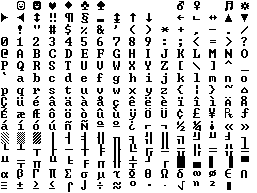
%> input picture ascii8x12.png, 257 x 193 px; its folder holds only this picture in this run
$ octave --eval "result = fn_readimg;"   (GNU Octave 9; MATLAB toolbox functions it lacks are replaced by stand-ins)
%> lines starting %> are read from the running program, lines starting %| are printed output that depends on the picture
### fn_ismemberstr.m
function c = fn_ismemberstr(a,b,doerrorflag)
%> called with a = 'READ'
%FN_ISMEMBERSTR Check whether string is part of a set of strings (faster than Matlab ismember)
%---
% function c = fn_ismemberstr(a,b[,'doerror'])
% ---
% Same as ismember(a,b), but faster!!, for cell arrays of strings only.
% For easier programming, the set of strings b can also be defined as a
% single string with sub-strings separated by commas.
%
% If no output argument is requested and flag 'doerror' is used, the
% function generates an error if any element of a does not match an element
% in b.

% Thomas Deneux
% Copyright 2007-2017

if ~iscell(a)
    a = {a};
end
if ~iscell(b)
    b = fn_strcut(b,',');
end
if nargin==3
    if ~strcmp(doerrorflag,'doerror') || nargout>0, error argument, end
    doerror = true;
else
    doerror = false;
end


c = false(size(a));
if isempty(a), return, end

% convert numeric values into char
if ~ischar(a{1})
    a = fn_map(@char,a,'cell');
    b = fn_map(@char,b,'cell');
end


for i=1:numel(a)
    ai = a(i);
    for j=1:numel(b)
        if strcmp(ai,b{j}), c(i)=true; break, end
    end
end

if doerror
    if ~all(c)
        if isscalar(a)
            msg = ['unknown flag ''' a{1} ''''];
        else
            msg = ['unknown flag(s)'];
        end
        msg = [msg ', possible values are ''' fn_strcat(b,''', ''') ''''];
        error(msg)
    end
    clear c
end

### fn_fileparts.m
function varargout = fn_fileparts(f,varargin)
% function [out1 out2...] = fn_fileparts(fname,flag1,flag2,...[,'strict'])
%---
%
% Input:
% - fname       file name
% - flag        one of the possible flags below, or a cell array of flags,
%               in which case fn_fileparts is applied iteratively using
%               each value as flag successively
%   'path'      returns the path (fn_fileparts('a/b/','path') returns 'a')
%   'base'      removes the path and the extension (fn_filename('a/b.c','base')
%               returns 'b')
%   'ext'       returns the extension (fn_fileparts('a/b.c','ext') returns '.c')
%   'extnodot'  returns the extension without dot (fn_filename('a/b.c','extnodot') returns 'c')
%   'name'      removes the path (fn_fileparts('a/b/','name') returns 'b',
%               fn_fileparts('a/b.c','name') returns 'b.c')
%   'noext'     removes the extention (fn_fileparts('a/b.c','noext') returns
%               'a/b')
%   ''          only removes trailing '/' characters
% - 'strict'    consider that the base and extension of 'a.b.c' are 'a' and
%               'b.c' respectively, rather than 'a.b' and 'c'

% Thomas Deneux
% Copyright 2003-2017

if nargin==0, help fn_fileparts, return, end

% check
narg = length(varargin);
if max(1,nargout)~=narg
    error 'number of outputs does not match number of flags'
end

% multiple inputs
if iscell(f)
    if narg>1, error 'not implemented yet', end
    out = cell(size(f));
    for i=1:numel(f), out{i} = fn_fileparts(f{i},varargin{:}); end
    varargout = {out};
    return
end

% strict?
flags = varargin;
kstrict = strcmp(flags,'strict');
dostrict = any(kstrict);
if dostrict
    flags(kstrict) = []; narg = narg-1;
end


% initial decomposition
f = char(f);
while ~isempty(f) && any(f(end)==['/' filesep]), f(end)=[]; end
[p b e] = fileparts(f);
if dostrict
    pt = find(b=='.',1,'first');
    if ~isempty(pt)
        e = [b(pt:end) e];
        b = b(1:pt-1);
    end
end

% outputs
varargout = cell(1,narg);
for k=1:narg
    flagk = flags{k};
    if iscell(flagk)
        flagknext = flagk(2:end);
        flagk = flagk{1};
    else
        flagknext = {};
    end
    switch flagk
        case ''
            out = f;
        case {'dir' 'path'}
            out = p;
        case 'base'
            out = b;
        case 'ext'
            out = e;
        case 'extnodot'
            out = e;
            if ~isempty(out), out(1)=[]; end
        case 'name'
            out = [b e];
        case 'noext'
            out = fullfile(p,b);
        otherwise
            error('unknown flag ''%s''',flag)
    end
    if ~isempty(flagknext), out = fn_fileparts(out,flagknext); end
    varargout{k} = out;
end

### fn_getfile.m
function [filename filterindex] = fn_getfile(varargin)
%FN_GETFILE Select file and remember the containing folder of the last selected file
%---
% function [filename filterindex] = fn_getfile(['READ|SAVE',][filter[,title]])
% function filename = fn_getfile('DIR',title)
% function rep = fn_getfile('REP')
% function fn_getfile('REP',rep)
%---
% returns file name with full path
% fn_getfile('REP') returns the current directory
% fn_getfile('REP',rep) sets the current directory
% as a utility, fn_getfile('cd') is going to the current directory
%
% See also fn_savefile

% Thomas Deneux
% Copyright 2003-2017

persistent rep

% cd to persistent directory
swd=pwd;
if isempty(rep), rep = pwd; end
try cd(rep), catch, rep = pwd; end

% Input
arg = varargin;
if (length(arg)>=1 && ischar(arg{1}) && fn_ismemberstr(arg{1},{'READ','SAVE','DIR','REP','cd'}))
    flag=arg{1};
    arg={arg{2:end}};
else
    flag='READ';
end
arg0 = arg;
if length(arg)<1 || isempty(arg{1}), arg{1}='*.*'; end
if length(arg)<2 || isempty(arg{2}), arg{2}='Select file'; end

% cd to provided path?
if fn_ismemberstr(flag,{'READ' 'SAVE'})
    fil = arg{1};
    if iscell(fil), fil = fil{1}; end
    p = fileparts(fil);
    if ~isempty(p)
        cd(p)
        fil = fn_fileparts(fil,'name');
        if iscell(arg{1}), arg{1}{1}=file; else arg{1}=fil; end
    end
end

% Matlab running in no display mode?
if ~feature('ShowFigureWindows') && ismember(flag,{'READ' 'SAVE' 'DIR'})
    disp 'fn_getfile: cannot prompt user for file or directory because Matlab is in no display mode'
    filename = 0;
    filterindex = 0;
    return
end

% different actions
switch flag
    case 'READ'
        if ischar(arg{1}) && ~any(arg{1}=='*'), arg{1} = {arg{1}, ['*' fn_fileparts(arg{1},'ext')]}; end
        [filename pathname filterindex] = uigetfile(arg{:},'MultiSelect','on');
%> the answer given: ascii8x12.png
        if iscell(filename), filename = char(filename{:}); end
        if filename
            filename = [repmat(pathname,size(filename,1),1) filename];
            rep = pathname;
        end
    case 'SAVE'
        [filename pathname filterindex] = uiputfile(arg{:});
        if filename
            filename = fullfile(pathname,filename);
            rep = pathname;
        end
    case 'DIR'
        switch length(arg0)
            case 0
                arg = {[] 'Select directory'};
            case 1
                arg = [{[]} arg0];
            case 2
                arg = arg0([2 1]);
            otherwise
                error('too many arguments')
        end
        filename = uigetdir(arg{:});
        if filename
            rep = fileparts(filename);
        end
    case 'REP'
        % special case: access/set the persistent directory name rep
        if nargin==1
            filename = rep;
        elseif nargin==2
            rep = varargin{2};
        end
    case 'cd'
end

% cd back to initial directory
if ~strcmpi(flag,'cd'), cd(swd), end

### fn_readimg.m
function [a, alpha] = fn_readimg(fname,flag)
% function [a [,alpha]] = fn_readimg(fname[,'nopermute'])
%---
% read image using imread, and handles additional features:
% - converts to double
% - detects if color or gray-scale images (in the last case, use a 2D array per image)
% - can read a stack of images (returns 3D array)
%
% images are read according to x-y convention, use 'nopermute' flag to use
% Matlab y-x convention

% Thomas Deneux
% Copyright 2004-2017

% Input
if nargin<1
    fname = fn_getfile;
end
if nargin<2
    dopermute = true;
else
    if ~strcmp(flag,'nopermute'), error argument, end
    dopermute = false;
end
fname = cellstr(fname);
nimages = length(fname);

% first image
[a alpha] = readoneframe(fname{1}, dopermute, true, false);
firstchannelonly = (size(a,3) == 1);

% multi-gif?
if size(a,4) > 1 && nimages > 1
    error('cannot read multiple GIF files')
end

% multi-tiff?
if strfind(lower(fn_fileparts(fname{1},'ext')),'.tif')
    nframes = length(imfinfo(fname{1}));
    if nimages>1 && nframes>1, error 'cannot handle multiple tif that themselves have multiple frames', end
else
    nframes = 1;
end

% stack
if nimages*nframes>1
	fn_progress('reading frame',nimages*nframes)
    if firstchannelonly
        a(1,1,nimages*nframes) = 0;
    else
        a(1,1,1,nimages*nframes) = 0;
    end
    if ~isempty(alpha)
        alpha(1,1,1,nimages*nframes) = 0;
    end
    for i=2:nimages*nframes
        fn_progress(i)
        if nframes>1
            [b beta] = readoneframe(fname{1},dopermute,false,firstchannelonly,i);
        else
            [b beta] = readoneframe(fname{i},dopermute,false,firstchannelonly);
        end
        if firstchannelonly
            a(:,:,i) = b(:,:,1);
        else
            a(:,:,:,i) = b;
        end
        if ~isempty(alpha)
            alpha(:,:,i) = beta;
        end
    end
    fn_progress end
end

% make float-encoded color image btw 0 and 1
if ~firstchannelonly
    switch class(a)
        case {'single' 'double'}
            nbyte = ceil(log2(max(a(:)))/8);
            switch nbyte
                case 0
                    % max(a(:)) is 1, this is fine
                case 1
                    a = a/255;
                case 2
                    a = a/65535;
                otherwise
                    if fn_dodebug, disp 'please help me', keyboard, end
            end
        otherwise
            %if fn_dodebug, disp 'please help me', keyboard, end
    end
end


%---
function [a alpha] = readoneframe(f, dopermute, docheckgrayscale, firstchannelonly, i)
%> called with f = './ascii8x12.png', dopermute = true, docheckgrayscale = true, firstchannelonly = false

if nargin<5
    [a cmap alpha] = imread(f);
%> a is the input picture: size 193x257x3 uint8; 85.5% white; black in thin lines or dots
%> alpha: size 193x257 uint8; every value is 255
%> cmap = []
else
    [a cmap alpha] = imread(f, i);
end
if dopermute
    a = permute(a,[2 1 3 4]); % Matlab (y,x) convention -> convention (x,y)
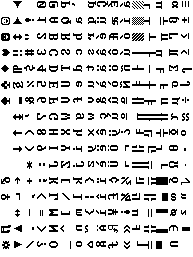
%> a: size 257x193x3 uint8; 85.5% white; black in thin lines or dots
    if ~isempty(alpha)
        alpha = permute(alpha, [2 1 3]);
%> alpha: size 257x193 uint8; every value is 255
    end
end

% we can have multiple images for gif files
multiimage = (size(a,4) > 1);
%> multiimage = false

if size(a,3)==3
    firstchannelonly = firstchannelonly || (docheckgrayscale &&  ~any(any(any(diff(a,1,3)))));
%> firstchannelonly = true
    if firstchannelonly
        % detected grayscale image saved as a color image: keep only one
        % channel since the three of them are identical
        a = a(:,:,1,:);
%> a: size 257x193 uint8; 85.5% white; black in thin lines or dots
    end
elseif ~isempty(cmap)
    % apply colormap
    firstchannelonly = firstchannelonly || (docheckgrayscale &&  ~any(any(diff(cmap,1,2))));
    if firstchannelonly
        % grayscale colormap!
        a = reshape(cmap(a(:)+1,1), size(a));
    else
        a = reshape(cmap(a(:)+1,:),[size(a) 3]);
        if multiimage
            % a is nx*ny*1*nfr*3 -> make it nx*ny*3*nfr
            a = permute(a,[1 2 5 4 3]);
        end
    end
end

$ run again, on ascii8x16.png
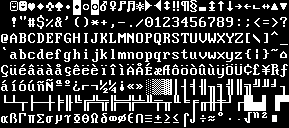
%> input picture ascii8x16.png, 289 x 128 px
%> in readoneframe, a is the input picture: size 128x289x3 uint8; 23.2% white in thin lines or dots
%> in readoneframe, `[a cmap alpha] = imread(f);`: cmap = []
%> in readoneframe, `a = permute(a,[2 1 3 4]);`:
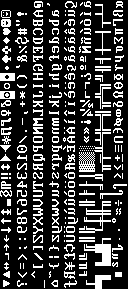
%> a: size 289x128x3 uint8; 23.2% white in thin lines or dots
%> in readoneframe, `firstchannelonly = firstchannelonly || (docheckgrayscale &&  ~any(any(..`: firstchannelonly = true
%> in fn_readimg, `[a alpha] = readoneframe(fname{1}, dopermute, true, false);`: alpha = []
